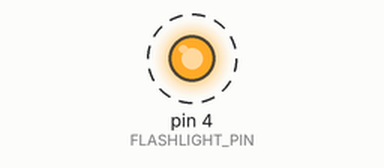
Simulated run of this sketch. Board: Arduino Uno, built with avr-gcc and run on an emulated ATmega328P. Parts: output pins drawn as LEDs (lit = HIGH). Dashed ring = blinking.

Above: at 0.2 s.
Timing chart, 0 to 3.0 s (numbered marks = the images above):
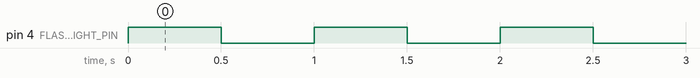

Measured:
- by itself, pin 4 (FLASHLIGHT_PIN): alternates HIGH for 0.50 s and LOW for 0.50 s

The sketch:

timer_camera_flashlight_blinking.ino
```cpp
// Define GPIO pin for FlashLight control
#define FLASHLIGHT_PIN 4

void setup() {
    // Initialize FlashLight pin
    pinMode(FLASHLIGHT_PIN, OUTPUT);
}

void loop() {
    // Blink the flashlight
    digitalWrite(FLASHLIGHT_PIN, HIGH); // Turn on FlashLight
    delay(500);                         // Wait for 500 milliseconds
    digitalWrite(FLASHLIGHT_PIN, LOW);  // Turn off FlashLight
    delay(500);                         // Wait for 500 milliseconds
}
```
